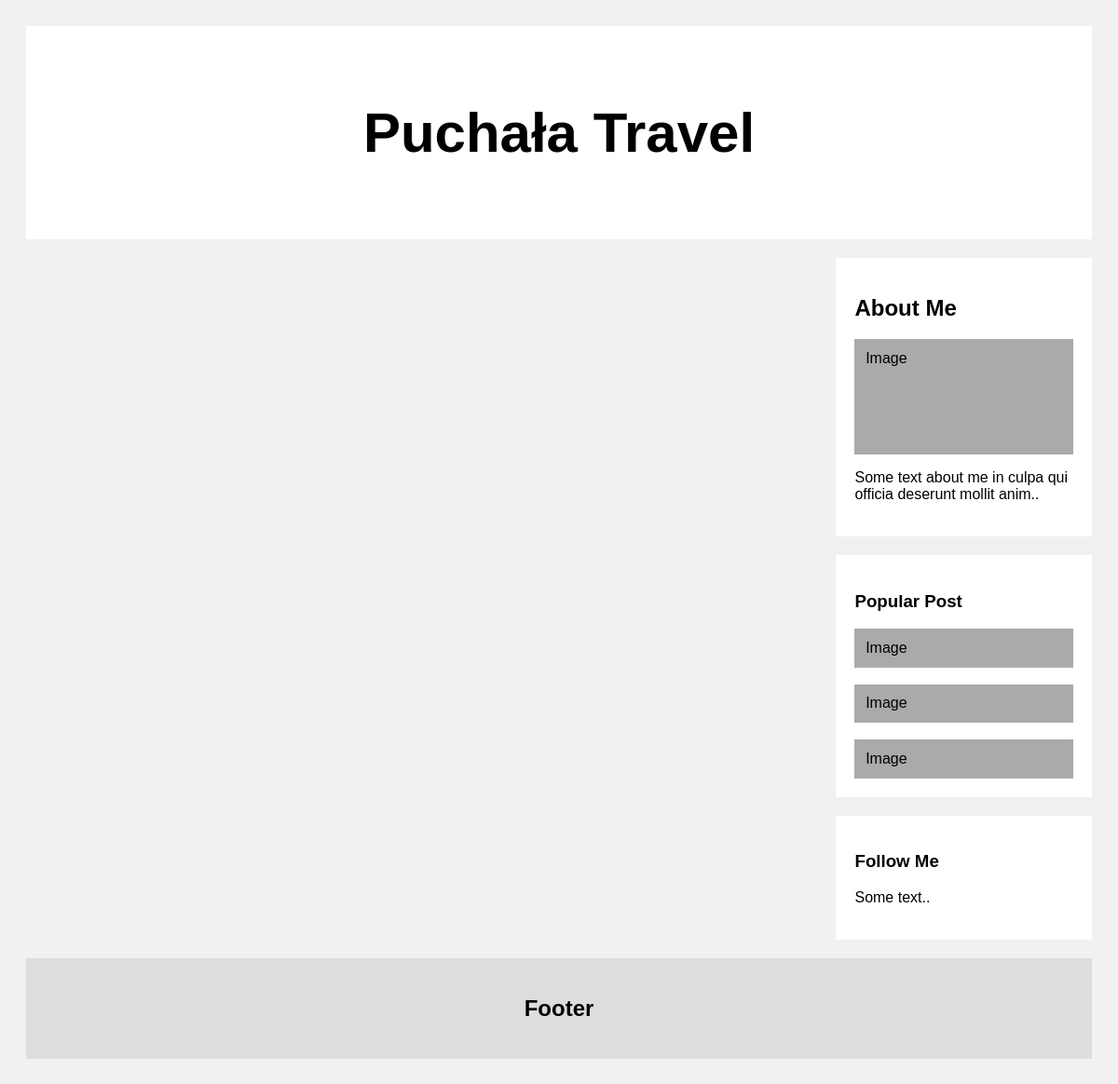
Before: / with the older database file.
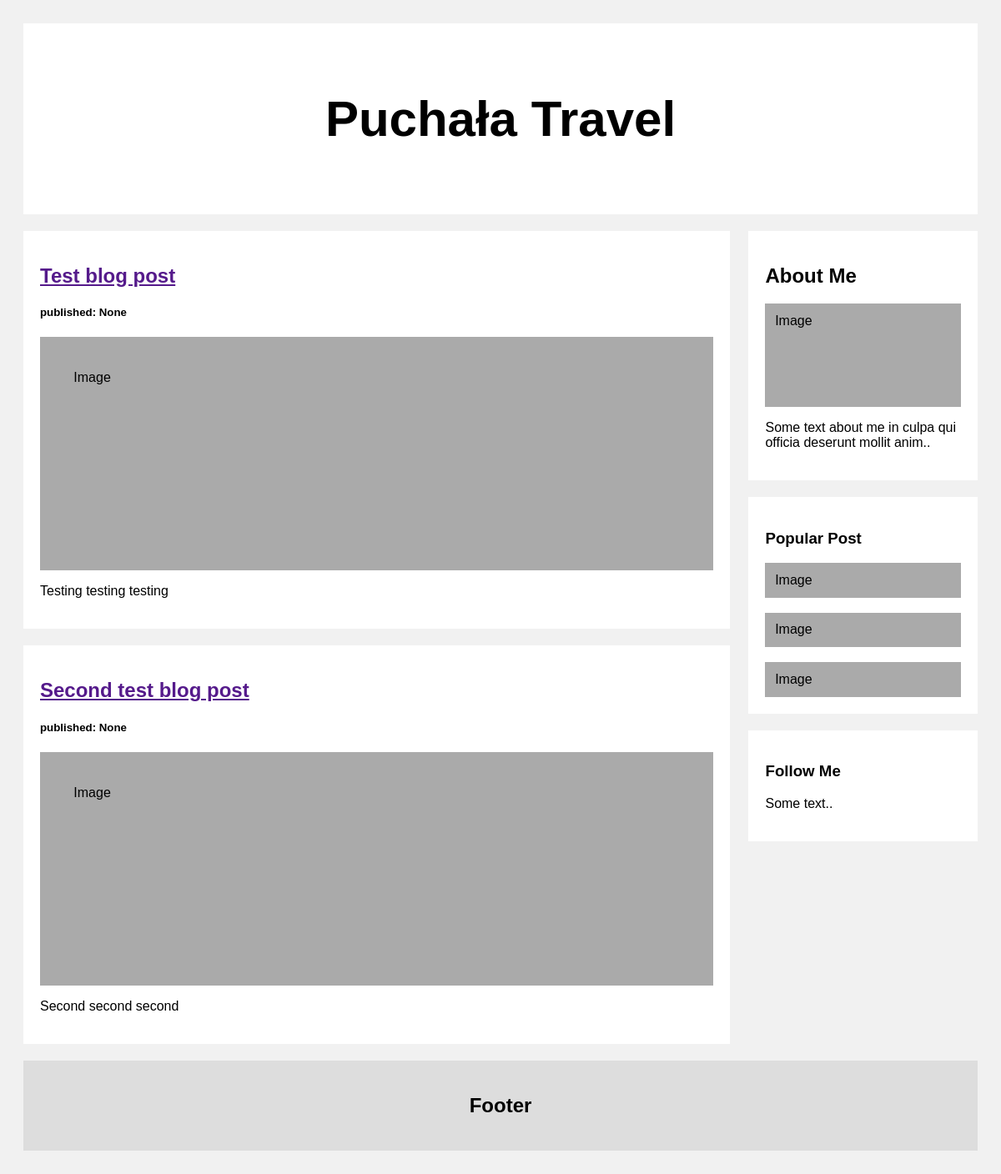
After: the same page with the newer database file.
### blog/models.py (models this page shows, shortened)
class Post(models.Model):
    author = models.ForeignKey('auth.User', on_delete=models.CASCADE)
    title = models.CharField(max_length=200)
    text = models.TextField()
    created_date = models.DateTimeField(default=timezone.now)
    published_date = models.DateTimeField(blank=True, null=True)

### blog/views.py (the view)
# urls.py: path('', views.index, name='index'),
def index(request):
    posts = Post.objects.all().order_by('published_date')
    return render(request, 'blog/index.html', {'posts': posts})

### blog/templates/blog/index.html (shortened to what this page needs)
{% load static %}
<html>
    <head>
        <link rel="stylesheet" href="{% static 'css/default.css' %}">
    </head>
    <body>
        <div class="header">
            <h2>Puchała Travel</h2>
        </div>
        <div class="row">
            <div class="leftcolumn">
                {% for post in posts %}
                <div class="card">
                    <h2><a href="">{{ post.title }}</a></h2>
                    <h5>published: {{ post.published_date }}</h5>
                    <div class="image" style="height:200px;">Image</div>
                    <p>{{ post.text|linebreaksbr }}</p>
                </div>
                {% endfor %}
            </div>
            <div class="rightcolumn">
                <div class="card">
                    <h2>About Me</h2>
                    <div class="image" style="height:100px;">Image</div>
                    <p>Some text about me in culpa qui officia deserunt mollit anim..</p>
                    </div>
                <div class="card">
                    <h3>Popular Post</h3>
                    <div class="image">Image</div><br>
                    <div class="image">Image</div><br>
                    <div class="image">Image</div>
              </div>
              <div class="card">
                <h3>Follow Me</h3>
                <p>Some text..</p>
              </div>
            </div>
          </div>
          <div class="footer">
            <h2>Footer</h2>
          </div>
    </body>
</html>

### blog/static/css/default.css (style rules this page uses)
body { font-family: Arial; padding: 20px; background: #f1f1f1; }
.header { padding: 30px; font-size: 40px; text-align: center; background: white; }
.leftcolumn { float: left; width: 74%; }
.rightcolumn { float: right; width: 24%; padding-left: 20px; }
.image { background-color: #aaa; width: 90%; padding: 5%; }
.card { background-color: white; padding: 20px; margin-top: 20px; }
.row:after { content: ""; display: table; clear: both; }
.footer { padding: 20px; text-align: center; background: #ddd; margin-top: 20px; }

Changed rows visible on the page:
added Post: title "Test blog post", published_date "None", text "Testing testing testing"
added Post: title "Second test blog post", published_date "None", text "Second second second"
